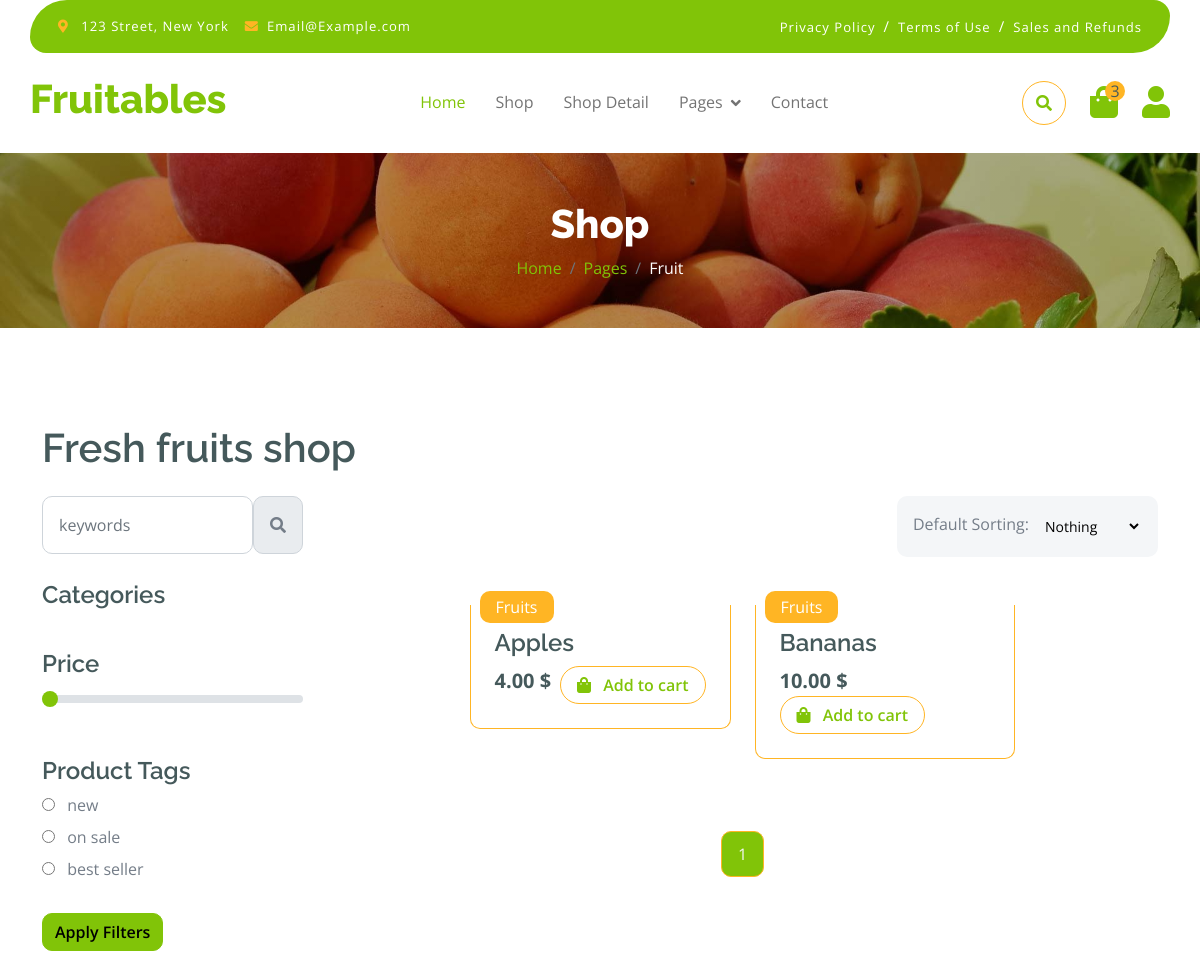
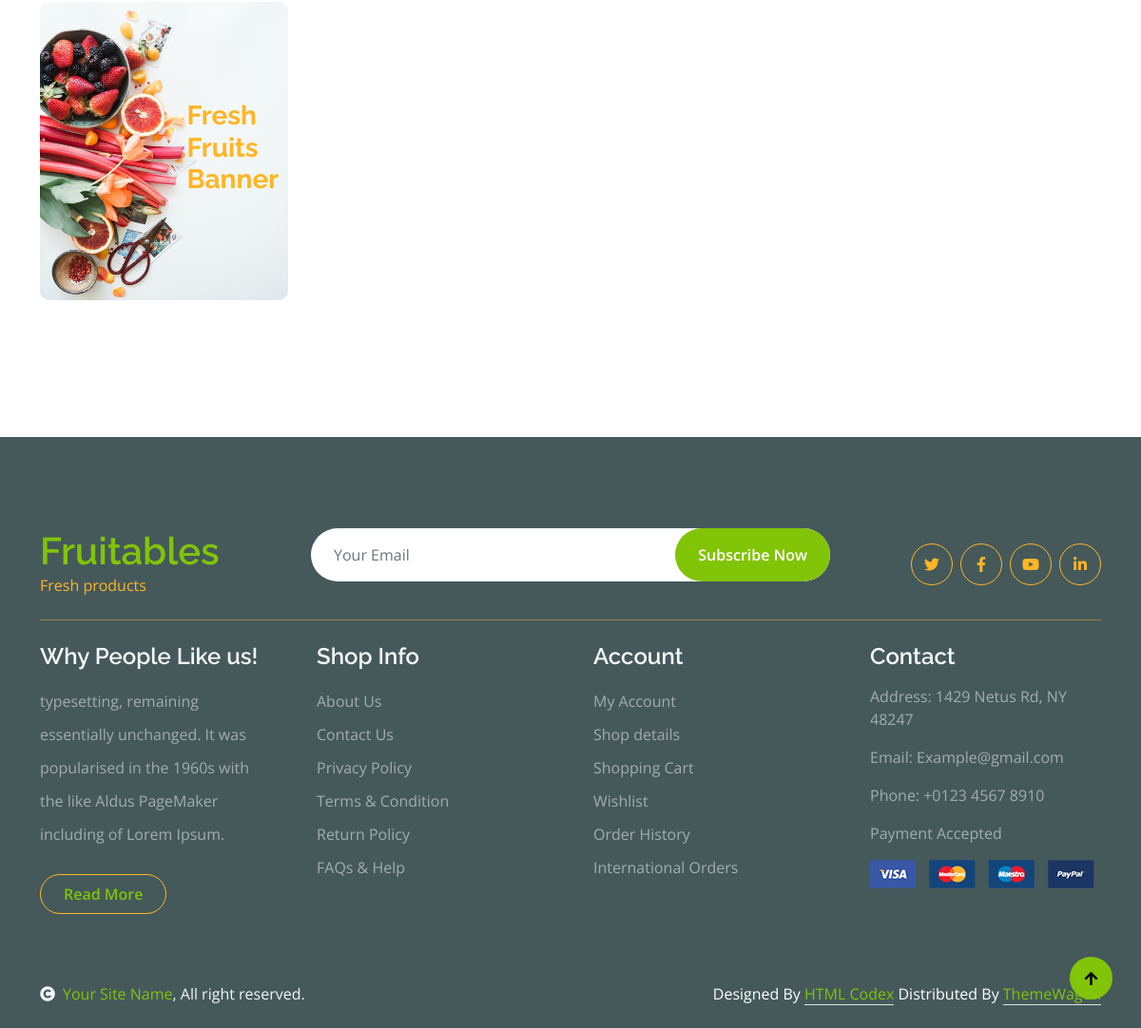
Screenshot of /store/category/fruit/ with the database file from the repository (2 pictures, top to bottom).
### store/models.py (models this page shows, shortened)
class Category(MPTTModel):
    title = models.CharField(max_length=100)
    category_id = models.AutoField(primary_key=True)
    parent = TreeForeignKey('self', on_delete=models.CASCADE, null=True, blank=True, related_name='children')
    slug = models.SlugField(unique=True)
    class MPTTMeta:
        order_insertion_by = ['title']
    class Meta:
        verbose_name = 'Category'
        verbose_name_plural = 'Categories'

class ProductTags(models.Model):
    name = models.CharField(max_length=100)
    class Meta:
        verbose_name = 'Product Tag'
        verbose_name_plural = 'Product Tags'

class Product(models.Model):
    name = models.CharField(max_length=100)
    created_at = models.DateTimeField(auto_now_add=True)
    description = models.TextField()
    price = models.DecimalField(max_digits=5, decimal_places=2)
    categories = models.ManyToManyField(Category)
    product_id = models.AutoField(primary_key=True)
    product_image = VersatileImageField('Image', upload_to="store/product_images/")
    quantity = models.IntegerField()
    is_available = models.BooleanField(default=True)
    tag = models.ManyToManyField(ProductTags)
    slug = models.SlugField(unique=True,  default=uuid.uuid1)

### store/views.py (the view)
# urls.py: path('category/', views.category, name="category"),
def category(request, slug=None):
    sort_by = request.GET.get('sort')
    if slug:
        selected_category = get_object_or_404(Category, slug=slug)
        subcategories = selected_category.get_children()
        products = Product.objects.filter(categories=selected_category)
    else:
        selected_category = None
        subcategories = Category.objects.filter(parent__isnull=True)
        products = Product.objects.all()
    if sort_by == 'date_newest':
        products = products.order_by('-created_at')
    context = search(request, products, selected_category, subcategories, sort_by)
    context = filter_tags(request, products, context)
    context = price_filtering(request, context.get('products', products), context)
    products = context.get('products', products)
    paginator = Paginator(products, 9)
    page_number = request.GET.get('page')
    page_obj = paginator.get_page(page_number)
    context['products'] = page_obj
    return render(request, 'shop.html', context)

### store/context_processors.py (called while the page is built)
def parent_categories(request):
    parents = Category.objects.filter(parent__isnull=True)
    return {'parent_categories': parents}

def product_tags(request):
    tags = ProductTags.objects.all()
    return {'product_tags': tags}

def cart_count(request):
    if request.user.is_authenticated:
        cart = Cart.objects.filter(user=request.user).first()
        return {'cart_count': cart.count if cart else 0}
    return {'cart_count': 0}

### store/views.py (called while the page is built)
def price_filtering(request, products, context):
    selected_price = request.GET.get('price', 0)
    if selected_price:
        products = products.filter(price__lte=selected_price)
        selected_price = int(selected_price) if selected_price else 0
        context['selected_price'] = selected_price
        context['products'] = products
    return context

def filter_tags(request, products, context):
    selected_tag_id = request.GET.get('tag')
    selected_tag_id = int(selected_tag_id) if selected_tag_id else None
    if selected_tag_id:
        product_tags = ProductTags.objects.all()
        products = products.filter(tag__id=selected_tag_id)
        context['products'] = products
        context['tags'] = product_tags
        context['selected_tag_id'] = selected_tag_id
    return context

def search(request, products, selected_category, subcategories, sort_by):
    query = request.GET.get('q')
    if query:
        products = products.filter(
            Q(name__icontains=query)  # | Q(description__icontains=query)
        )
    context = {
        'category': selected_category,
        'subcategories': subcategories,
        'products': products,
        'query': query,
        'selected_sort': sort_by,
    }
    return context

### store/templates/shop.html (shortened to what this page needs)
{% extends 'base.html' %}
{% load static %}
{% block header_title %}
Shop
{% endblock %}
{% block breadcrumb %}{% if category %}
        {{ category.title }}
    {% else %}
        Shop
    {% endif %}{% endblock %}
{% block content %}
        <div class="container-fluid fruite py-5">
            <div class="container py-5">
                <h1 class="mb-4">Fresh fruits shop</h1>
                <div class="row g-4">
                    <div class="col-lg-12">
                        <div class="row g-4">
                            <div class="col-xl-3">
                                <div class="input-group w-100 mx-auto d-flex">
                                    <form method="GET" action="" class="d-flex w-100">
                                    <input type="search" name="q" class="form-control p-3" placeholder="keywords" aria-describedby="search-icon-1">
                                    <button type="submit" id="search-icon-1" class="input-group-text p-3"><i class="fa fa-search"></i></button>
                                    </form>
                                </div>
                            </div>
                            <div class="col-6"></div>
                            <div class="col-xl-3">
                                <div class="bg-light ps-3 py-3 rounded d-flex justify-content-between mb-4">
                                    <label for="fruits">Default Sorting:</label>
                                    <form method="GET" class="d-flex align-items-center">
                                    <select name="sort" class="border-0 form-select-sm bg-light me-3" onchange="this.form.submit()">
                                        <option value="" {% if not selected_sort %}selected{% endif %}>Nothing</option>
                                    </select>
                                </form>
                                </div>
                            </div>
                        </div>
                        <div class="row g-4">
                            <div class="col-lg-3">
                                <div class="row g-4">
                                    <div class="col-lg-12">
                                        <div class="mb-3">
                                            <h4>Categories</h4>
                                        </div>
                                    </div>
                                     <form method="GET" action="">
                                    <div class="col-lg-12">
                                        <div class="mb-3">
                                            <h4 class="mb-2">Price</h4>
                                            <input
                                            type="range"
                                            class="form-range w-100"
                                            id="rangeInput"
                                            name="price"
                                            min="0"
                                            max="500"
                                            value="{{ selected_price|default:0 }}"
                                            oninput="amount.value=rangeInput.value"
                                        >
                                        </div>
                                    </div>
                                    <div class="col-lg-12">
                                        <div class="mb-3">
                                            <h4>Product Tags</h4>
                                             {% for tag in product_tags %}
                                             <div class="mb-2">
                                                <input
                                                    type="radio"
                                                    class="me-2"
                                                    id="Categories-{{ tag.id }}"
                                                    name="tag"
                                                    value="{{ tag.id }}"
                                                >
                                                <label for="Categories-{{ tag.id }}"> {{ tag.name }}</label>
                                            </div>
                                        {% empty %}
                                            <p>No tags available</p>
                                        {% endfor %}
                                        </div>
                                    </div>
                                         <button type="submit" class="btn btn-primary mt-3">Apply Filters</button>
                                     </form>
                                    <div class="col-lg-12">
                                        <div class="position-relative">
                                            <img src="{% static 'img/banner-fruits.jpg' %}" class="img-fluid w-100 rounded" alt="">
                                            <div class="position-absolute" style="top: 50%; right: 10px; transform: translateY(-50%);">
                                                <h3 class="text-secondary fw-bold">Fresh <br> Fruits <br> Banner</h3>
                                            </div>
                                        </div>
                                    </div>
                                </div>
                            </div>
                            <div class="col-lg-9">
                                <div class="row g-4 justify-content-center">
                                    {% for product in products %}
                                    <div class="col-md-6 col-lg-6 col-xl-4">
                                        <div class="rounded position-relative fruite-item">
                                            <div class="fruite-img">
                                            </div>
                                            <div class="text-white bg-secondary px-3 py-1 rounded position-absolute" style="top: 10px; left: 10px;">Fruits</div>
                                            <div class="p-4 border border-secondary border-top-0 rounded-bottom">
                                                <h4>{{ product.name }}</h4>
                                                <div class="d-flex justify-content-between flex-lg-wrap">
                                                    <p class="text-dark fs-5 fw-bold mb-0">{{ product.price }} $</p>
                                                    {% if product.quantity > 0 %}
                                                        <a href="{% url 'order_app:add_to_cart' product.product_id %}"
                                                           class="btn border border-secondary rounded-pill px-3 text-primary">
                                                            <i class="fa fa-shopping-bag me-2 text-primary"></i> Add to cart
                                                        </a>
                                                    {% else %}
                                                        <button class="btn border border-secondary rounded-pill px-3 text-secondary" disabled>
                                                            <i class="fa fa-shopping-bag me-2"></i> Out of stock
                                                        </button>
                                                    {% endif %}
                                                </div>
                                            </div>
                                        </div>
                                    </div>
                                    {% empty %}
                                    <p>No products found.</p>
                                    {% endfor %}
                                    <div class="col-12">
    <div class="pagination d-flex justify-content-center mt-5">
        {% for page_num in products.paginator.page_range %}
            {% if products.number == page_num %}
                <a href="?page={{ page_num }}" class="active rounded">{{ page_num }}</a>
            {% else %}
                <a href="?page={{ page_num }}" class="rounded">{{ page_num }}</a>
            {% endif %}
        {% endfor %}
    </div>
</div>
                                </div>
                            </div>
                        </div>
                    </div>
                </div>
            </div>
        </div>
{% endblock %}

### store/static/css/style.css (style rules this page uses)
.btn { font-weight: 600; transition: .5s; }
.btn.border-secondary { transition: 0.5s; }
.fruite .fruite-item { height: 100%; transition: 0.5s; }
.fruite .fruite-item .fruite-img { overflow: hidden; transition: 0.5s; border-radius: 10px 10px 0 0; }
.pagination { display: inline-block; }
.pagination a { color: var(--bs-dark); padding: 10px 16px; text-decoration: none; transition: 0.5s; border: 1px solid var(--bs-secondary); margin: 0 4px; }
.pagination a.active { background-color: var(--bs-primary); color: var(--bs-light); border: 1px solid var(--bs-secondary); }

### rows the page displays
Category: title "Fruit"
ProductTags: tag "☐ new", name "new"
ProductTags: tag "☐ on sale", name "on sale"
ProductTags: tag "☐ best seller", name "best seller"
Product: name "Apples", price "4.00", quantity "Add to cart"
Product: name "Bananas", price "10.00", quantity "Add to cart"

### other values shown
{{ page_num }} "1"
